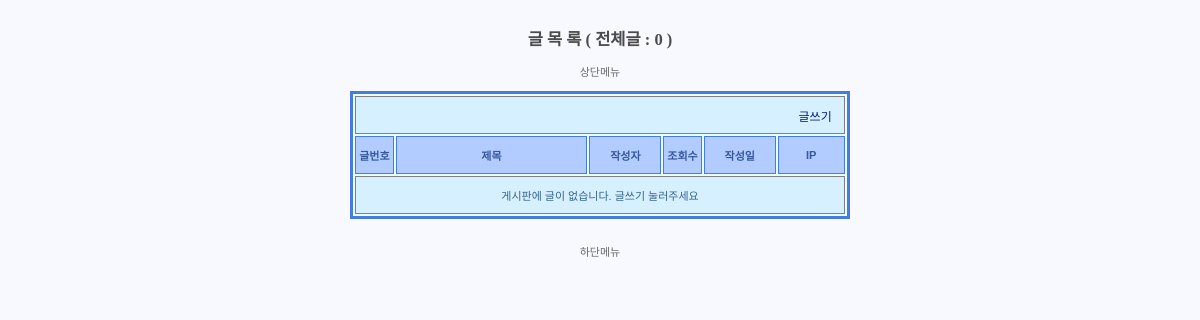
/board/list, run on an earlier commit of the app's database.
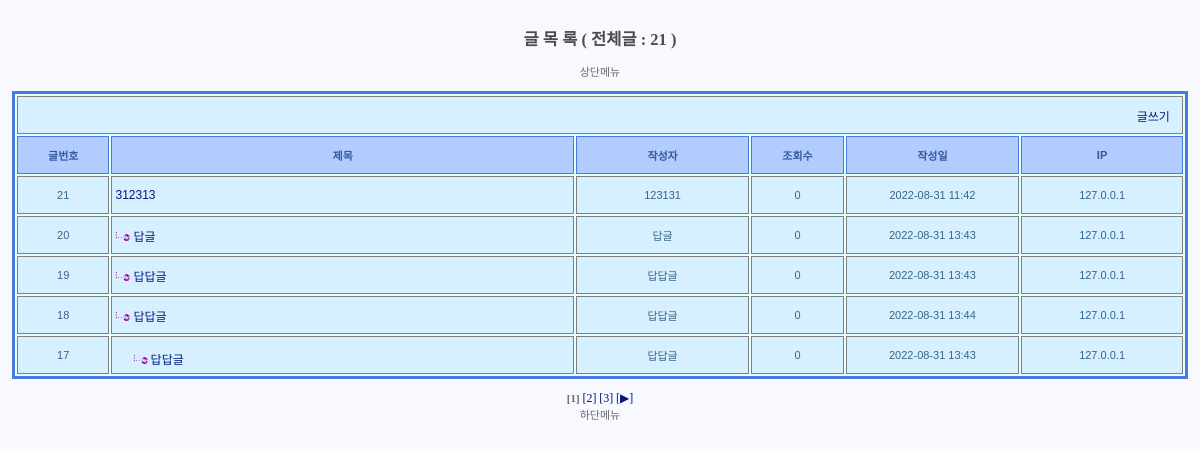
And on a later commit of the database.
### board/models.py (models this page shows)
class Board( models.Model ) :
    num = models.AutoField( verbose_name="글번호", primary_key=True ) # verbose_name 은 어드민에 출력되는 이름
    writer = models.CharField( max_length=30, verbose_name="작성자", null=False )
    subject = models.CharField( max_length=300, verbose_name="글제목", null=False )
    passwd = models.CharField( max_length=20, verbose_name="비밀번호", null=False )
    content = models.CharField( max_length=2000, verbose_name="글내용", null=False )
    readcount = models.IntegerField( verbose_name="조회수", default=0 )
    ref = models.IntegerField( verbose_name="그룹화 아이디" )
    restep = models.IntegerField( verbose_name="글순서" )
    relevel = models.IntegerField( verbose_name="글레벨" )
    regdate = models.DateTimeField( auto_now_add=True, verbose_name="작성일", blank=True )
    ip = models.CharField( max_length=30, verbose_name="아이피" )

### board/views.py (the view, shortened to what this page needs)
# urls.py: path("list", views.ListView.as_view(), name="list" ),
class ListView( View ) :
    def get(self, request ) :
        template = loader.get_template( "list.html" )
        count = Board.objects.all().count() # 글 전체의 갯수, Board에 있는 count
        pagenum = request.GET.get( "pagenum" ) # 페이지num
        if not pagenum :
            pagenum = "1"
        pagenum = int( pagenum ) # 페이지num 을 보겠다
        start = ( pagenum - 1) * int(PAGE_SIZE)        # ( 5 - 1 ) * 10  + 1    41
        end = start + int(PAGE_SIZE)                # 41 + 10 - 1            50
        if end > count :
            end = count
        dtos = Board.objects.order_by( "-ref", "restep" )[start:end] # 같은 그룹이면서, 나중에 쓴 글을올려야함, ref를 내림차순, restep을 오름차순으로 정렬
        number = count - ( pagenum - 1 ) * int(PAGE_SIZE)
        startpage = pagenum // int(PAGE_BLOCK) * int(PAGE_BLOCK) + 1      # 9 // 10 * 10 + 1    1
        if pagenum % int(PAGE_BLOCK) == 0 :
            startpage -= int(PAGE_BLOCK) # 페이지 고정
        endpage = startpage + int(PAGE_BLOCK) - 1                         # 1 + 10 -1           10
        pagecount = count // int(PAGE_SIZE)
        if count % int(PAGE_SIZE) > 0 :
            pagecount += 1
        if endpage > pagecount :
            endpage = pagecount
        pages = range( startpage, endpage+1 )
        context = {
            "count" : count,
            "dtos" : dtos,
            "pagenum" : pagenum,
            "number" : number,
            "pages" : pages,
            "startpage" : startpage,
            "endpage" : endpage,
            "pageblock" : PAGE_BLOCK,
            "pagecount" : pagecount,
            }
        return HttpResponse( template.render( context, request ) )

### board/templates/list.html (shortened to what this page needs)
{% extends "base_board.html" %}
{% block title %} <h2> 글 목 록 ( 전체글 : {{count}} )</h2> {% endblock %}
{% block contents %}
{% load mathfilters %}
{% load static %}
<table>
	<tr>
		<td style="text-align:right" colspan="6">
			<a href="{% url 'board:write' %}">글쓰기</a>&nbsp;&nbsp;&nbsp;
		</td>
	</tr>
	<tr>
		<th style="width:8%"> 글번호 </th>
		<th style="width:40%"> 제목 </th>
		<th style="width:15%"> 작성자 </th>
		<th style="width:8%"> 조회수 </th>
		<th style="width:15%"> 작성일 </th>
		<th style="width:15%"> IP </th>
	</tr>
	{% if count == 0 %}
		<tr>
			<td colspan="6" style="text-align:center">
				게시판에 글이 없습니다. 글쓰기 눌러주세요
			</td>
		</tr>
	{% else %}
		{% for dto in dtos %}
			<tr>
				<td style="text-align:center">
					{{number|sub:forloop.counter0}}
				</td>
				<td>
					{% if dto.readcount == -1 %}
						삭제된 글입니다
					{% else %}
						{% if dto.relevel > 1 %}
							<img src="{% static 'images/level.gif'%}" border=0 height=20
								width="{{dto.relevel|mul:7}}">
						{% endif %}
						{% if dto.relevel > 0 %}
							<img src="{% static 'images/re.gif'%}" border=0 width="15">
						{% endif %}
						<a href="detail?num={{dto.num}}&pagenum={{pagenum}}&number={{number|sub:forloop.counter0}}">
							{{dto.subject}}
						</a>
					{% endif %}
				</td>
				<td style="text-align:center">
					{{dto.writer}}
				</td>
				<td style="text-align:center">
					{% if dto.readcount == -1 %}
						&nbsp;
					{% else %}
						{{dto.readcount}}
					{% endif %}
				</td>
				<td style="text-align:center">
					{{dto.regdate|date:"Y-m-d H:i"}}
				</td>
				<td style="text-align:center">
					{{dto.ip}}
				</td>
			</tr>
		{% endfor %}
	{% endif %}
</table>
<br>
{% for page in pages %}
	{% if pagenum == page %}
		<b>[{{page}}]</b>
	{% else %}
		<a href="list?pagenum={{page}}">[{{page}}]</a>
	{% endif %}
{% endfor %}
{% if endpage < pagecount %}
	<a href="list?pagenum={{startpage|add:pageblock}}">[▶]</a>
{% endif %}
{% endblock %}

### board/templates/base_board.html (shortened to what this page needs)
{% load static %}
<!DOCTYPE html>
<html>
	<head>
		<link type="text/css" rel="stylesheet" href="{% static 'css/style_board.css'%}">
	</head>
	<body>
		{% block title %} <h2> 게시판 </h2> {% endblock %}
		{% block header %} 상단메뉴 {% endblock %}
		<br>
		<br>
		{% block contents %}
		{% endblock %}
		<br>
		{% block footer %} 하단메뉴 {% endblock %}
	</body>
</html>

### board/static/css/style_board.css (style rules this page uses)
h1,h2,h3,h4,h5,h6 { color: #4C4C4C; }
a { text-decoration: none; font-size:12px; color : #001A7F; }
body { text-align: center; background-color : #F8F8FF; font-size:11px; font-family:verdana; color: #696969; padding:4px; }
table { text-align: left; border: 3px solid #487BE1; background-color: #E6FFFF; font-family: Arial, Helvetica, sans-serif; font-size:12px; margin: auto; }
th { text-align: center; background-color: #B2CCFF; color : #36589C; font-size : 11px; border : 1px solid #487BE1; margin : 0px; padding : 3px; height: 30px; width: 100px; }
td { background-color: #D6F0FF; color : #36648B; font-size : 11px; border : 1px solid gray; margin : 0px; padding : 3px; height: 30px; width: 300px; }

What changed in the data, as far as the page shows it:
added Board: counter0 "21", subject "312313", writer "123131", readcount "0", regdate "2022-08-31 11:42", ip "127.0.0.1"
added Board: counter0 "20", relevel 1 (drawn), subject "답글", writer "답글", readcount "0", regdate "2022-08-31 13:43", ip "127.0.0.1"
added Board: counter0 "19", relevel 1 (drawn), subject "답답글", writer "답답글", readcount "0", regdate "2022-08-31 13:43", ip "127.0.0.1"
added Board: counter0 "18", relevel 1 (drawn), subject "답답글", writer "답답글", readcount "0", regdate "2022-08-31 13:44", ip "127.0.0.1"
added Board: counter0 "17", relevel 2 (drawn), subject "답답글", writer "답답글", readcount "0", regdate "2022-08-31 13:43", ip "127.0.0.1"
Also different on the page:
{{ count }}: "0" → "21"
new list line: "[ 1 ]"
new list line: "[ 2 ]"
new list line: "[ 3 ]"
text no longer shown: "게시판에 글이 없습니다. 글쓰기 눌러주세요"
